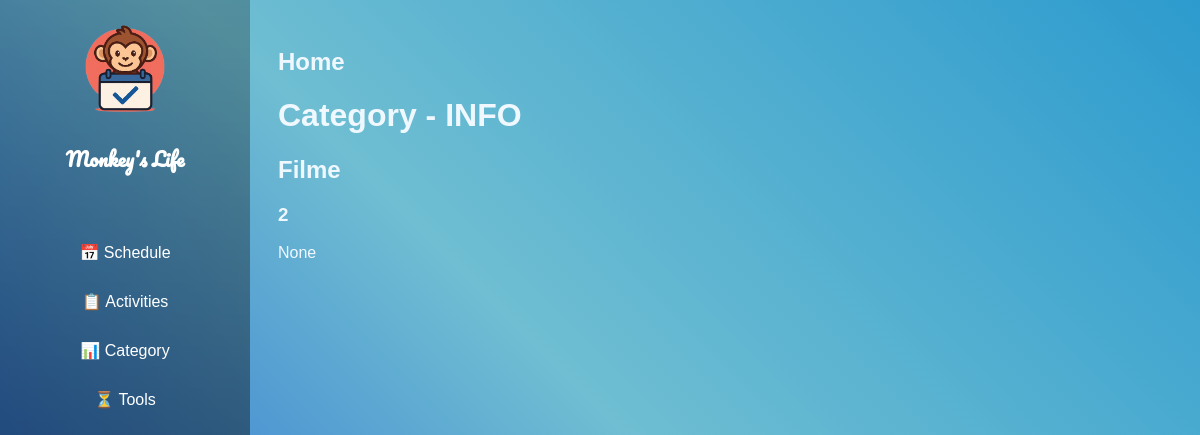
/activities/info_category/6, run on the app's committed database.
### schedule/blueprints/activities/models.py (models this page shows, shortened)
class Category(db.Model):
    __tablename__ = 'categories'
    id = db.Column(db.Integer, primary_key=True)
    name = db.Column(db.String(25), nullable=False)
    description = db.Column(db.String(200), nullable=True)
    category_father = db.Column(db.Integer, db.ForeignKey('categories.id'))

### schedule/blueprints/activities/routes.py (the view)
@activity.route('/info_category/<int:id>')
def info_category(id):
    category = Category.query.get(id)
    return render_template('activities/category_info.html', category=category)

### schedule/blueprints/activities/templates/activities/category_info.html (shortened to what this page needs)
{% extends "base.html" %}
{% block content %}
<div class="content">
    <a href="{{ url_for('home.index') }}"><h2>Home</h2></a>
    <h1>Category - INFO</h1>
    <h2>{{category.name}}</h2>
    <h3>{{category.category_father}}</h3>
    <p>{{category.description}}</p>
</div>
{% endblock %}

### schedule/static/css/style.css (style rules this page uses)
body { background-color: #2d9bce; background-image: linear-gradient(225deg, #2d9bce 0%, #6fbed2 50%, #1856d2 100%); display: flex; min-height: 100vh; font-family: 'Montserrat', sans-serif; color: #f0f8ff; }
a, a:visited, a:hover, a:active { color: inherit; text-decoration: none; }
.content { margin-left: 250px; padding: 20px; flex: 1; }

### data on the page
Category: name "Filme", category_father "2", description "None"
